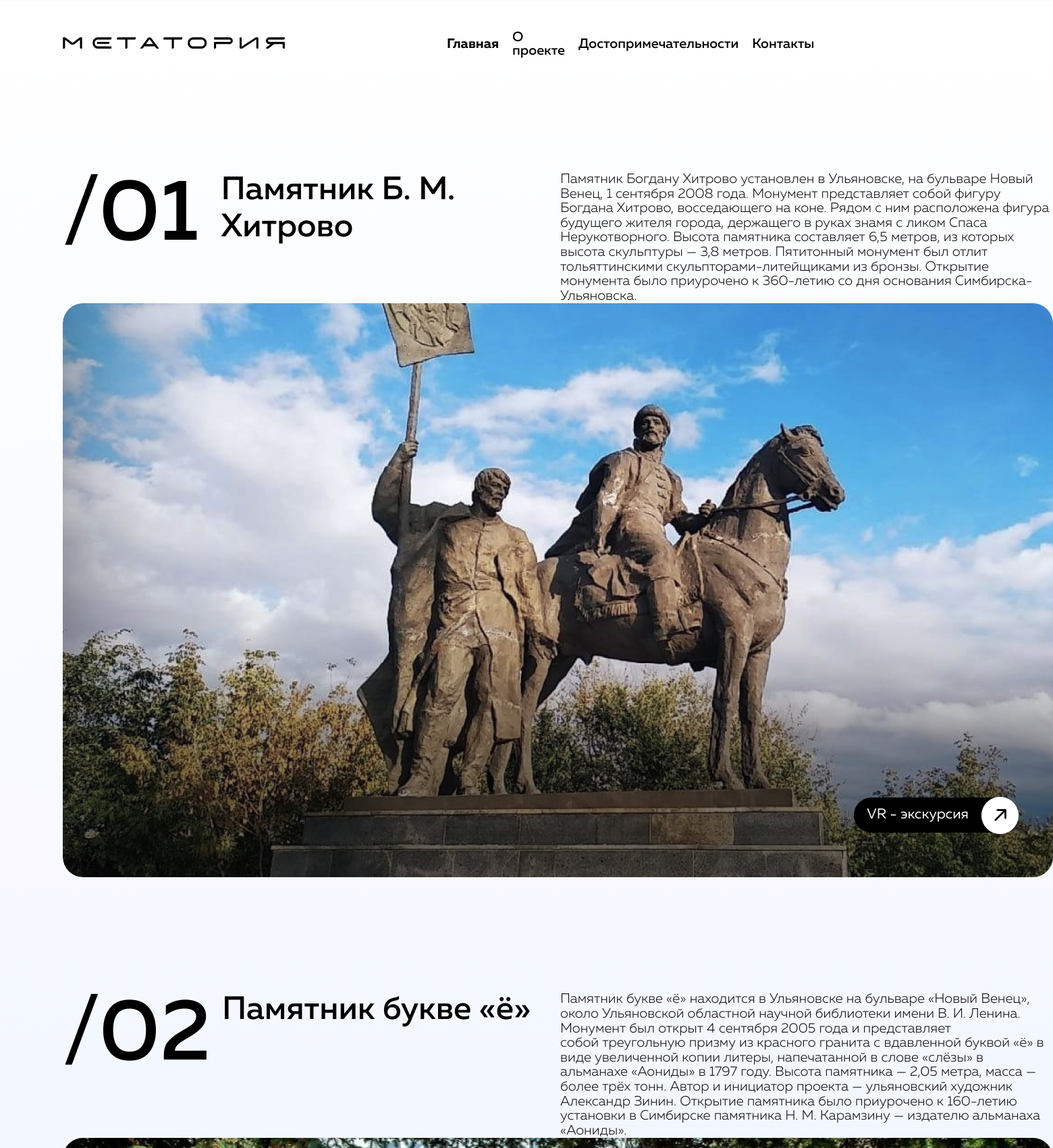
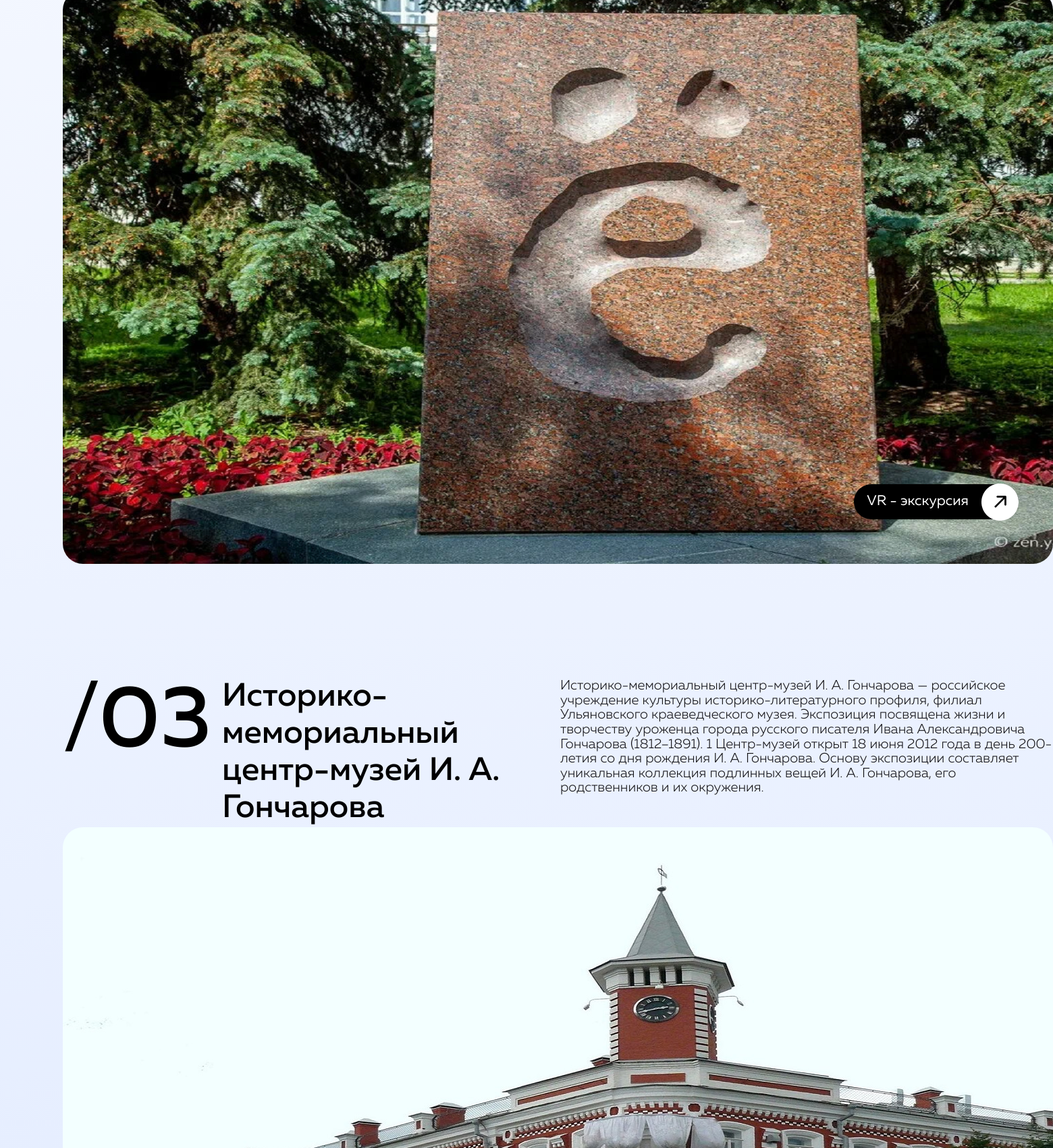
The page /attractions/ (upper part) on the database its author committed (2 pictures, top to bottom).
### attractions/models.py (models this page shows, shortened)
class Card(models.Model):
    number = models.PositiveIntegerField(unique=True, default=1)  # Нумерация с единицы
    name = models.CharField(max_length=255, blank=True, null=True)  # Имя карточки
    description = models.TextField(blank=True, null=True)  # Описание карточки
    photo = models.ImageField(upload_to='images', blank=True, null=True)  # Фотография карточки
    class Meta:
        db_table = 'Card'
        verbose_name = 'Card'
        verbose_name_plural = 'Cards'

### attractions/views.py (the view)
# urls.py: path('', views.attractions, name='attractions'),
def attractions(request):
    Cards = Card.objects.all()
    context = {
        'cards': Cards
    }
    return render(request, 'attractions/attractions.html', context)

### attractions/templates/attractions/attractions.html
{% extends "main/base.html" %}
{% load static %}
{% block css %}
    <link rel="stylesheet" href="{% static 'deps/css/attractions.css' %}">
{% endblock %}
{% block content %}
<main>
    {% for card in cards %}
    <div class="attrc" id="bog">
        <div class="infoatt">
            <div class="history">
                <h4 id='{{card.id}}'>/0{{card.number}}</h4>
                <h5>{{card.name}}</h5>
                <p>{{card.description}}</p>
            </div>
        </div>
        <div class="imgatt" style="background-image: url('{{ card.photo.url }}');">
            <a href="{% url 'user:profile' %}"><div class="button-one">
                <p>VR - экскурсия</p>
                <img src="{% static "deps/img/arrow.png" %}">
            </div></a>
        </div>
    </div>
    {% endfor %}
</main>
{% endblock  %}

### static/deps/css/attractions.css (style rules this page uses)
.imgatt { max-width: 1727px; min-height: 850px; background-image: url('../img/bogdanXXL.png'); display: flex; justify-content: end; align-items: end; border-radius: 30px; }
.attrc { margin-left: 93px; padding-top: 170px; }
.history { gap: 0; justify-content: space-between; max-width: 1730px; }
.history p { max-width: 730px; }
.button-one { width: 244px; height: 52px; font-size: 21px; margin-right: 51px; margin-bottom: 66px; }

### static/deps/css/style.css (style rules this page uses)
* { margin: 0; padding: 0; box-sizing: border-box; text-decoration: none; list-style-type: none; transition-duration: 1s; }
html { scroll-behavior: smooth; }
a, a:active, a:hover { cursor: pointer; text-decoration: none; color: black; }
body { background: linear-gradient(180deg, #FFFFFF 0%, #CDDDFF 100%); max-width: 1920px; }
.button-one { font-family: 'Muller'; font-size: 32px; font-weight: 400; line-height: 32px; text-align: left; text-underline-position: from-font; text-decoration-skip-ink: none; color: #FFFFFF; background-color: black; border-radius: 30px; width: 298px; height: 60px; display: flex; justify-content: right; align-items: center; gap: 19px; }
.button-one img { transform: rotate(-90deg); }

### static/deps/css/about.css (style rules this page uses)
h4 { font-family: Muller; font-size: 128px; font-weight: 500; line-height: 128px; text-align: left; text-underline-position: from-font; text-decoration-skip-ink: none; max-width: 204px; }
h5 { font-family: Muller; font-size: 48px; font-weight: 500; line-height: 55px; text-align: left; text-underline-position: from-font; text-decoration-skip-ink: none; width: 469px; }
.history p { font-family: Muller; font-size: 20px; font-weight: 300; line-height: 21.6px; text-align: left; text-underline-position: from-font; text-decoration-skip-ink: none; color: #111012; width: 730px; }
.history { display: flex; justify-content: space-around; gap: 208px; }

### rows shown on the page
Card: number "1", name "Памятник Б. М. Хитрово", description "Памятник Богдану Хитрово установлен в Ульяновске, на бульваре Новый Венец, 1 сентября 2008 года. Монумент представляет собой фигуру Богдана Хитрово, восседающего на коне. Рядом с ним расположена фигура будущего жителя города, держащего в руках знамя с ликом Спаса Нерукотворного. Высота памятника составляет 6,5 метров, из которых высота скульптуры — 3,8 метров. Пятитонный монумент был отлит тольяттинскими скульпторами-литейщиками из бронзы. Открытие монумента было приурочено к 360-летию со дня основания Симбирска-Ульяновска.", photo (picture)
Card: number "2", name "Памятник букве «ё»", description "Памятник букве «ё» находится в Ульяновске на бульваре «Новый Венец», около Ульяновской областной научной библиотеки имени В. И. Ленина. Монумент был открыт 4 сентября 2005 года и представляет собой треугольную призму из красного гранита с вдавленной буквой «ё» в виде увеличенной копии литеры, напечатанной в слове «слёзы» в альманахе «Аониды» в 1797 году. Высота памятника — 2,05 метра, масса — более трёх тонн. Автор и инициатор проекта — ульяновский художник Александр Зинин. Открытие памятника было приурочено к 160-летию установки в Симбирске памятника Н. М. Карамзину — издателю альманаха «Аониды».", photo (picture)
Card: number "3", name "Историко-мемориальный центр-музей И. А. Гончарова", description "Историко-мемориальный центр-музей И. А. Гончарова — российское учреждение культуры историко-литературного профиля, филиал Ульяновского краеведческого музея. Экспозиция посвящена жизни и творчеству уроженца города русского писателя Ивана Александровича Гончарова (1812–1891). 1 Центр-музей открыт 18 июня 2012 года в день 200-летия со дня рождения И. А. Гончарова. Основу экспозиции составляет уникальная коллекция подлинных вещей И. А. Гончарова, его родственников и их окружения.", photo (picture)
